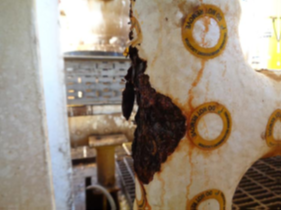
#> input picture rust_detection/rust_1.png, 281 x 210 px
$ python rust_detection.py
#> lines starting #> are read from the running program, lines starting #| are printed output that depends on the picture; after the words box and inside, x2 and y2 are one past the last pixel; in counts of white or black regions, pixels touching at a corner belong together
import cv2
import numpy as np
import matplotlib.pyplot as plt

plt.style.use("dark_background")

rust_1 = 'rust_1.png'
rust_2 = 'rust_2.png'
nrust = 'no_rust.jpg'

def rust(*args):
    for image in args:
        found = False
        img = cv2.imread(image)
#> img is the input picture: shape (210, 281, 3); mean B, G, R 123.8, 139.4, 152.8
        rgb = cv2.cvtColor(img, cv2.COLOR_BGR2RGB)
        gray = cv2.cvtColor(img, cv2.COLOR_BGR2GRAY)
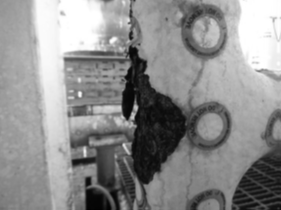
#> gray: shape (210, 281); min 2, max 255, mean 141.7
        ret, binary = cv2.threshold(gray, 50, 255, cv2.THRESH_BINARY)
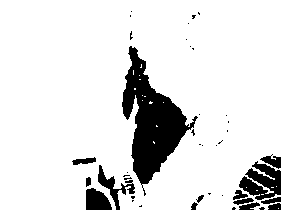
#> binary: shape (210, 281); 87.7% white; 42 black regions (28 under 20 px), largest, box (x1, y1, x2, y2) and area: (122, 46, 198, 196) 4474, (239, 161, 281, 200) 960, (98, 165, 135, 210) 443
        se = cv2.getStructuringElement(cv2.MORPH_RECT, (3,3))
        dilation = cv2.dilate(binary, se, iterations = 1)
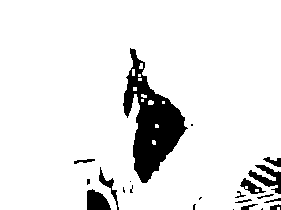
#> dilation: shape (210, 281); 91% white; 22 black regions (9 under 20 px)
        opening = cv2.morphologyEx(dilation, cv2.MORPH_OPEN, se) # remove small blob

        contours, hierarchy = cv2.findContours(opening, mode = cv2.RETR_TREE, method = cv2.CHAIN_APPROX_NONE)
#> contours = 27 contours, 19 with area under 20; largest, box (x1, y1, x2, y2) and area: (0, 0, 281, 210) 57163, (122, 47, 189, 184) 4126, (239, 177, 267, 195) 218, (73, 158, 96, 165) 78, (234, 198, 253, 204) 47, (256, 193, 275, 200) 47, (234, 190, 247, 199) 42, (86, 178, 91, 186) 24
        maxAT = 10000 # maximum area threshold
        minAT = 2000 # minimum area threshold
        for index, contour in enumerate(contours):
            area = cv2.contourArea(contour)
            if area <= maxAT and area >= minAT:
                found = True
                largest_area=area
                largest_contour_index=index
                x,y,w,h = cv2.boundingRect(contour)
                cv2.rectangle(rgb, (x,y), (x+w, y+h), color = (255,0,0), thickness = 1)
#> this loop made 27 passes
#> (area, found, largest_area, largest_contour_index, x, y, w, h) on pass 16: (4126, True, 4126, 15, 122, 47, 67, 137)
#> area on passes 2, 3, 5, 6, 11, 12: 57163, 47, 47, 42.5, 23.5, 217.5
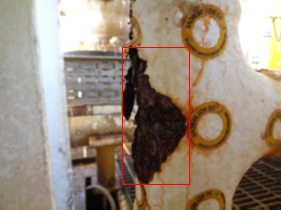
#> rgb: shape (210, 281, 3); mean R, G, B 153.7, 138.7, 123.2

        if not found:
            cv2.putText(rgb, "No rust detected", (20,20), cv2.FONT_HERSHEY_SIMPLEX,
                        fontScale = 0.5, color = (255,0,0), thickness = 2)
        plt.imshow(rgb)
        plt.show()
#> pass 2 of the loop in rust, `for image in args:`:
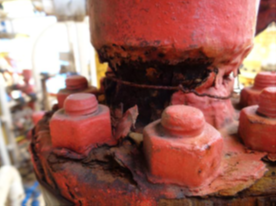
#> input picture rust_detection/rust_2.png, 276 x 206 px
#> in rust, img is the input picture: shape (206, 276, 3); mean B, G, R 91, 100, 154.5
#> gray: shape (206, 276)
#> in rust, `ret, binary = cv2.threshold(gray, 50, 255, cv2.THRESH_BINARY)`:
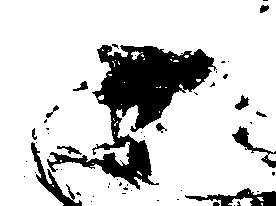
#> binary: shape (206, 276); 81.8% white; 52 black regions (39 under 20 px), largest, box (x1, y1, x2, y2) and area: (47, 45, 217, 190) 7955, (185, 188, 276, 206) 683, (31, 142, 82, 206) 651
#> se = [[1, 1, 1], [1, 1, 1], [1, 1, 1]]
#> dilation: shape (206, 276); 87.2% white; 35 black regions (24 under 20 px)
#> contours = 49 contours, 34 with area under 20; largest, box (x1, y1, x2, y2) and area: (0, 0, 276, 206) 55497, (95, 45, 214, 129) 5350, (90, 134, 151, 186) 1350, (233, 128, 253, 150) 178, (54, 153, 92, 167) 174
#> the loop in rust, `for index, contour in enumerate(contours):` made 49 passes
#> (area, found, largest_area, largest_contour_index, x, y, w, h) on pass 42: (5350.5, True, 5350.5, 41, 95, 45, 119, 84)
#> after the loop in rust, `for index, contour in enumerate(contours):`:
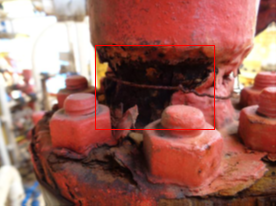
#> rgb: shape (206, 276, 3); mean R, G, B 155.2, 99.5, 90.5
#> pass 3 of the loop in rust, `for image in args:`:
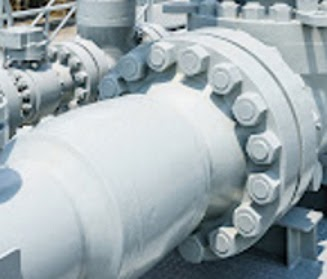
#> input picture rust_detection/no_rust.jpg, 327 x 279 px
#> in rust, img is the input picture: shape (279, 327, 3); mean B, G, R 174.9, 170.1, 158.3
#> gray: shape (279, 327)
#> in rust, `ret, binary = cv2.threshold(gray, 50, 255, cv2.THRESH_BINARY)`:
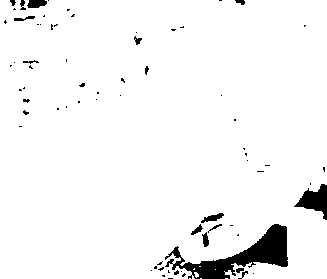
#> binary: shape (279, 327); 95.7% white; 70 black regions (54 under 20 px), largest, box (x1, y1, x2, y2) and area: (165, 224, 288, 279) 2357, (294, 184, 327, 220) 580, (27, 0, 47, 8) 130
#> dilation: shape (279, 327); 97.3% white; 27 black regions (21 under 20 px)
#> contours = 26 contours, 21 with area under 20; largest, box (x1, y1, x2, y2) and area: (0, 0, 327, 279) 88130, (204, 213, 223, 221) 61, (203, 234, 209, 247) 40, (173, 247, 180, 258) 34, (194, 226, 202, 233) 20
#> the loop in rust, `for index, contour in enumerate(contours):` made 26 passes
#> area on passes 2, 14, 15, 17, 18: 88130.5, 33.5, 40, 20, 61
#> in rust, `cv2.putText(rgb, "No rust detected", (20,20), cv2.FONT_HERSHEY_SIMPLEX..`:
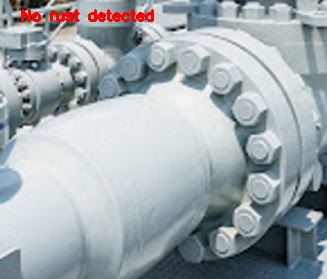
#> rgb: shape (279, 327, 3); mean R, G, B 159.4, 168.7, 173.5


if __name__ == '__main__':
    rust(rust_1,rust_2,nrust)
